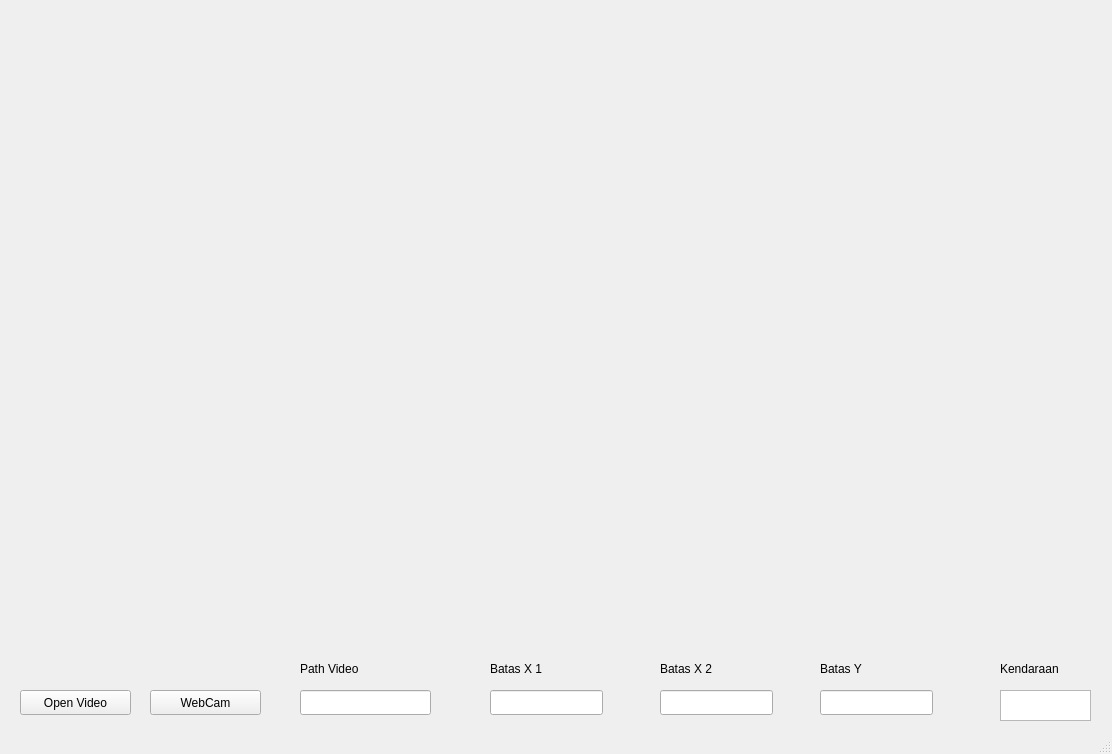
<?xml version="1.0" encoding="UTF-8"?>
<ui version="4.0">
 <class>MainWindow</class>
 <widget class="QMainWindow" name="MainWindow">
  <property name="geometry">
   <rect>
    <x>0</x>
    <y>0</y>
    <width>1112</width>
    <height>754</height>
   </rect>
  </property>
  <property name="windowTitle">
   <string>MainWindow</string>
  </property>
  <widget class="QWidget" name="centralwidget">
   <widget class="QPushButton" name="pushButton">
    <property name="geometry">
     <rect>
      <x>20</x>
      <y>690</y>
      <width>111</width>
      <height>25</height>
     </rect>
    </property>
    <property name="text">
     <string>Open Video</string>
    </property>
   </widget>
   <widget class="QPushButton" name="pushButton_2">
    <property name="geometry">
     <rect>
      <x>150</x>
      <y>690</y>
      <width>111</width>
      <height>25</height>
     </rect>
    </property>
    <property name="text">
     <string>WebCam</string>
    </property>
   </widget>
   <widget class="QLineEdit" name="lineEdit">
    <property name="geometry">
     <rect>
      <x>300</x>
      <y>690</y>
      <width>131</width>
      <height>25</height>
     </rect>
    </property>
   </widget>
   <widget class="QLabel" name="label_7">
    <property name="geometry">
     <rect>
      <x>10</x>
      <y>30</y>
      <width>1071</width>
      <height>600</height>
     </rect>
    </property>
    <property name="text">
     <string/>
    </property>
    <property name="pixmap">
     <pixmap>../../../Downloads/PPT Progress.png</pixmap>
    </property>
    <property name="scaledContents">
     <bool>true</bool>
    </property>
   </widget>
   <widget class="QLabel" name="label_10">
    <property name="geometry">
     <rect>
      <x>660</x>
      <y>660</y>
      <width>161</width>
      <height>17</height>
     </rect>
    </property>
    <property name="text">
     <string>Batas X 2</string>
    </property>
   </widget>
   <widget class="QLineEdit" name="lineEdit_10">
    <property name="geometry">
     <rect>
      <x>660</x>
      <y>690</y>
      <width>113</width>
      <height>25</height>
     </rect>
    </property>
   </widget>
   <widget class="QLineEdit" name="lineEdit_11">
    <property name="geometry">
     <rect>
      <x>820</x>
      <y>690</y>
      <width>113</width>
      <height>25</height>
     </rect>
    </property>
   </widget>
   <widget class="QLabel" name="label_11">
    <property name="geometry">
     <rect>
      <x>820</x>
      <y>660</y>
      <width>121</width>
      <height>17</height>
     </rect>
    </property>
    <property name="text">
     <string>Batas Y</string>
    </property>
   </widget>
   <widget class="QLabel" name="label_12">
    <property name="geometry">
     <rect>
      <x>300</x>
      <y>660</y>
      <width>91</width>
      <height>17</height>
     </rect>
    </property>
    <property name="text">
     <string>Path Video</string>
    </property>
   </widget>
   <widget class="QLabel" name="label_14">
    <property name="geometry">
     <rect>
      <x>940</x>
      <y>660</y>
      <width>67</width>
      <height>17</height>
     </rect>
    </property>
    <property name="text">
     <string/>
    </property>
   </widget>
   <widget class="QTextBrowser" name="textBrowser_3">
    <property name="geometry">
     <rect>
      <x>1000</x>
      <y>690</y>
      <width>91</width>
      <height>31</height>
     </rect>
    </property>
   </widget>
   <widget class="QLabel" name="label_18">
    <property name="geometry">
     <rect>
      <x>1000</x>
      <y>660</y>
      <width>81</width>
      <height>17</height>
     </rect>
    </property>
    <property name="text">
     <string>Kendaraan</string>
    </property>
   </widget>
   <widget class="QLineEdit" name="lineEdit_12">
    <property name="geometry">
     <rect>
      <x>490</x>
      <y>690</y>
      <width>113</width>
      <height>25</height>
     </rect>
    </property>
   </widget>
   <widget class="QLabel" name="label_13">
    <property name="geometry">
     <rect>
      <x>490</x>
      <y>660</y>
      <width>161</width>
      <height>17</height>
     </rect>
    </property>
    <property name="text">
     <string>Batas X 1</string>
    </property>
   </widget>
  </widget>
  <widget class="QStatusBar" name="statusbar"/>
 </widget>
 <resources/>
 <connections>
  <connection>
   <sender>pushButton</sender>
   <signal>clicked()</signal>
   <receiver>label_7</receiver>
   <slot>clear()</slot>
   <hints>
    <hint type="sourcelabel">
     <x>107</x>
     <y>702</y>
    </hint>
    <hint type="destinationlabel">
     <x>124</x>
     <y>580</y>
    </hint>
   </hints>
  </connection>
  <connection>
   <sender>pushButton_2</sender>
   <signal>clicked()</signal>
   <receiver>label_7</receiver>
   <slot>clear()</slot>
   <hints>
    <hint type="sourcelabel">
     <x>224</x>
     <y>705</y>
    </hint>
    <hint type="destinationlabel">
     <x>229</x>
     <y>593</y>
    </hint>
   </hints>
  </connection>
  <connection>
   <sender>lineEdit</sender>
   <signal>returnPressed()</signal>
   <receiver>label_7</receiver>
   <slot>clear()</slot>
   <hints>
    <hint type="sourcelabel">
     <x>393</x>
     <y>703</y>
    </hint>
    <hint type="destinationlabel">
     <x>390</x>
     <y>601</y>
    </hint>
   </hints>
  </connection>
  <connection>
   <sender>lineEdit_10</sender>
   <signal>cursorPositionChanged(int,int)</signal>
   <receiver>label_7</receiver>
   <slot>setNum(int)</slot>
   <hints>
    <hint type="sourcelabel">
     <x>779</x>
     <y>325</y>
    </hint>
    <hint type="destinationlabel">
     <x>692</x>
     <y>331</y>
    </hint>
   </hints>
  </connection>
  <connection>
   <sender>lineEdit_11</sender>
   <signal>cursorPositionChanged(int,int)</signal>
   <receiver>label_7</receiver>
   <slot>setNum(int)</slot>
   <hints>
    <hint type="sourcelabel">
     <x>798</x>
     <y>410</y>
    </hint>
    <hint type="destinationlabel">
     <x>695</x>
     <y>416</y>
    </hint>
   </hints>
  </connection>
 </connections>
</ui>
